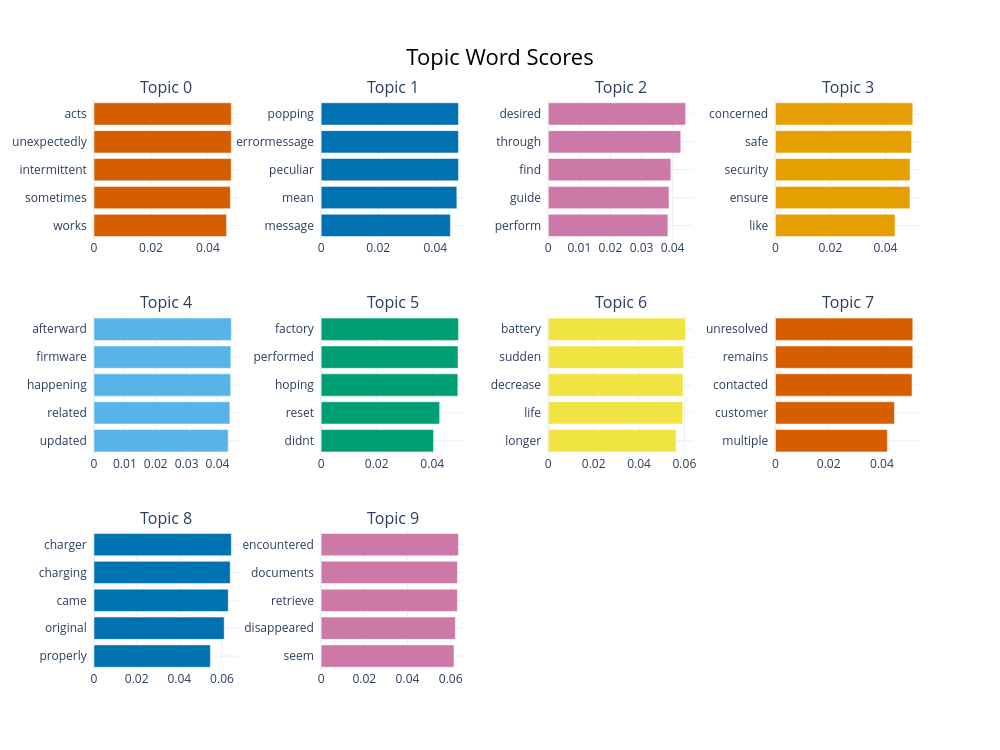

Notebook code for this chart:
### Code cell
# Distribution of Topic Frequencies (Histogram-style)
display(topic_model.visualize_barchart(top_n_topics=10))

### Figure 1 — Plotly figure (JSON) as saved in the notebook; plotly's stock layout.template omitted (floating-point values rounded to 4 significant figures)
{"data": [{"marker": {"color": "#D55E00"}, "orientation": "h", "type": "bar", "x": [0.04653, 0.04785, 0.04815, 0.0482, 0.0482], "xaxis": "x", "y": ["works  ", "sometimes  ", "intermittent  ", "unexpectedly  ", "acts  "], "yaxis": "y"}, {"marker": {"color": "#0072B2"}, "orientation": "h", "type": "bar", "x": [0.04527, 0.04754, 0.04811, 0.04811, 0.04811], "xaxis": "x2", "y": ["message  ", "mean  ", "peculiar  ", "errormessage  ", "popping  "], "yaxis": "y2"}, {"marker": {"color": "#CC79A7"}, "orientation": "h", "type": "bar", "x": [0.03848, 0.03884, 0.03945, 0.04262, 0.04419], "xaxis": "x3", "y": ["perform  ", "guide  ", "find  ", "through  ", "desired  "], "yaxis": "y3"}, {"marker": {"color": "#E69F00"}, "orientation": "h", "type": "bar", "x": [0.04346, 0.0489, 0.04892, 0.04948, 0.04992], "xaxis": "x4", "y": ["like  ", "ensure  ", "security  ", "safe  ", "concerned  "], "yaxis": "y4"}, {"marker": {"color": "#56B4E9"}, "orientation": "h", "type": "bar", "x": [0.04348, 0.04402, 0.04429, 0.04433, 0.04449], "xaxis": "x5", "y": ["updated  ", "related  ", "happening  ", "firmware  ", "afterward  "], "yaxis": "y5"}, {"marker": {"color": "#009E73"}, "orientation": "h", "type": "bar", "x": [0.04046, 0.04267, 0.04923, 0.04928, 0.04945], "xaxis": "x6", "y": ["didnt  ", "reset  ", "hoping  ", "performed  ", "factory  "], "yaxis": "y6"}, {"marker": {"color": "#F0E442"}, "orientation": "h", "type": "bar", "x": [0.05633, 0.0593, 0.0594, 0.05958, 0.06054], "xaxis": "x7", "y": ["longer  ", "life  ", "decrease  ", "sudden  ", "battery  "], "yaxis": "y7"}, {"marker": {"color": "#D55E00"}, "orientation": "h", "type": "bar", "x": [0.04205, 0.04473, 0.05131, 0.0516, 0.0516], "xaxis": "x8", "y": ["multiple  ", "customer  ", "contacted  ", "remains  ", "unresolved  "], "yaxis": "y8"}, {"marker": {"color": "#0072B2"}, "orientation": "h", "type": "bar", "x": [0.05456, 0.06105, 0.06295, 0.06387, 0.06439], "xaxis": "x9", "y": ["properly  ", "original  ", "came  ", "charging  ", "charger  "], "yaxis": "y9"}, {"marker": {"color": "#CC79A7"}, "orientation": "h", "type": "bar", "x": [0.06153, 0.06217, 0.0631, 0.06314, 0.06361], "xaxis": "x10", "y": ["seem  ", "disappeared  ", "retrieve  ", "documents  ", "encountered  "], "yaxis": "y10"}], "layout": {"annotations": [{"font": {"size": 16}, "showarrow": false, "text": "Topic 0", "x": 0.0875, "xanchor": "center", "xref": "paper", "y": 1, "yanchor": "bottom", "yref": "paper"}, {"font": {"size": 16}, "showarrow": false, "text": "Topic 1", "x": 0.3625, "xanchor": "center", "xref": "paper", "y": 1, "yanchor": "bottom", "yref": "paper"}, {"font": {"size": 16}, "showarrow": false, "text": "Topic 2", "x": 0.6375, "xanchor": "center", "xref": "paper", "y": 1, "yanchor": "bottom", "yref": "paper"}, {"font": {"size": 16}, "showarrow": false, "text": "Topic 3", "x": 0.9125, "xanchor": "center", "xref": "paper", "y": 1, "yanchor": "bottom", "yref": "paper"}, {"font": {"size": 16}, "showarrow": false, "text": "Topic 4", "x": 0.0875, "xanchor": "center", "xref": "paper", "y": 0.6222, "yanchor": "bottom", "yref": "paper"}, {"font": {"size": 16}, "showarrow": false, "text": "Topic 5", "x": 0.3625, "xanchor": "center", "xref": "paper", "y": 0.6222, "yanchor": "bottom", "yref": "paper"}, {"font": {"size": 16}, "showarrow": false, "text": "Topic 6", "x": 0.6375, "xanchor": "center", "xref": "paper", "y": 0.6222, "yanchor": "bottom", "yref": "paper"}, {"font": {"size": 16}, "showarrow": false, "text": "Topic 7", "x": 0.9125, "xanchor": "center", "xref": "paper", "y": 0.6222, "yanchor": "bottom", "yref": "paper"}, {"font": {"size": 16}, "showarrow": false, "text": "Topic 8", "x": 0.0875, "xanchor": "center", "xref": "paper", "y": 0.2444, "yanchor": "bottom", "yref": "paper"}, {"font": {"size": 16}, "showarrow": false, "text": "Topic 9", "x": 0.3625, "xanchor": "center", "xref": "paper", "y": 0.2444, "yanchor": "bottom", "yref": "paper"}], "height": 750, "hoverlabel": {"bgcolor": "white", "font": {"family": "Rockwell", "size": 16}}, "showlegend": false, "title": {"font": {"color": "Black", "size": 22}, "text": "Topic Word Scores", "x": 0.5, "xanchor": "center", "yanchor": "top"}, "width": 1000, "xaxis": {"anchor": "y", "domain": [0, 0.175], "showgrid": true}, "xaxis10": {"anchor": "y10", "domain": [0.275, 0.45], "showgrid": true}, "xaxis11": {"anchor": "y11", "domain": [0.55, 0.725], "showgrid": true}, "xaxis12": {"anchor": "y12", "domain": [0.825, 1], "showgrid": true}, "xaxis2": {"anchor": "y2", "domain": [0.275, 0.45], "showgrid": true}, "xaxis3": {"anchor": "y3", "domain": [0.55, 0.725], "showgrid": true}, "xaxis4": {"anchor": "y4", "domain": [0.825, 1], "showgrid": true}, "xaxis5": {"anchor": "y5", "domain": [0, 0.175], "showgrid": true}, "xaxis6": {"anchor": "y6", "domain": [0.275, 0.45], "showgrid": true}, "xaxis7": {"anchor": "y7", "domain": [0.55, 0.725], "showgrid": true}, "xaxis8": {"anchor": "y8", "domain": [0.825, 1], "showgrid": true}, "xaxis9": {"anchor": "y9", "domain": [0, 0.175], "showgrid": true}, "yaxis": {"anchor": "x", "domain": [0.7556, 1], "showgrid": true}, "yaxis10": {"anchor": "x10", "domain": [0, 0.2444], "showgrid": true}, "yaxis11": {"anchor": "x11", "domain": [0, 0.2444], "showgrid": true}, "yaxis12": {"anchor": "x12", "domain": [0, 0.2444], "showgrid": true}, "yaxis2": {"anchor": "x2", "domain": [0.7556, 1], "showgrid": true}, "yaxis3": {"anchor": "x3", "domain": [0.7556, 1], "showgrid": true}, "yaxis4": {"anchor": "x4", "domain": [0.7556, 1], "showgrid": true}, "yaxis5": {"anchor": "x5", "domain": [0.3778, 0.6222], "showgrid": true}, "yaxis6": {"anchor": "x6", "domain": [0.3778, 0.6222], "showgrid": true}, "yaxis7": {"anchor": "x7", "domain": [0.3778, 0.6222], "showgrid": true}, "yaxis8": {"anchor": "x8", "domain": [0.3778, 0.6222], "showgrid": true}, "yaxis9": {"anchor": "x9", "domain": [0, 0.2444], "showgrid": true}}}
